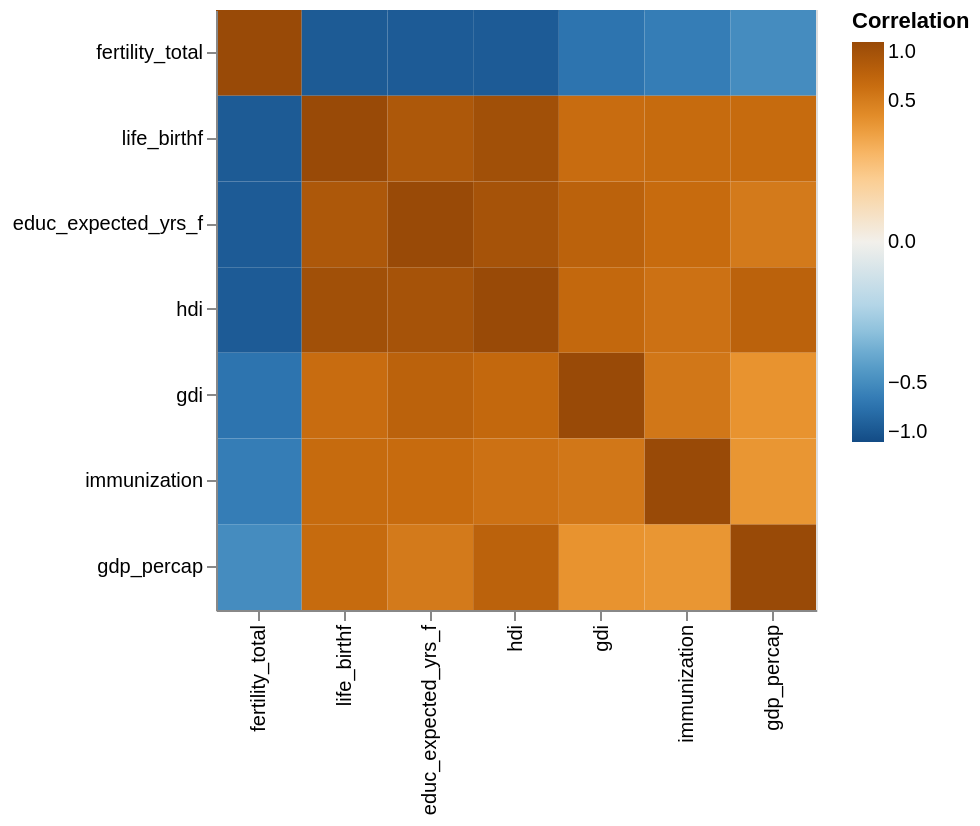

Notebook cell for this chart:
### Markdown cell above
Below, I've generated a heatmap to visualize these relationships.

### Code cell
# melt corr_mx
corr_mx_long = corr_mx.reset_index().rename(   # move index to a column 
    columns = {'index': 'row'}).melt(  # renames index to "row"
    id_vars = 'row',      
    var_name = 'col', 
    value_name = 'Correlation'      # converts wide format to long format 
) 

# construct the plot 
alt.Chart(corr_mx_long).mark_rect().encode(   # create a heatmap 
    x = alt.X('col', title = '', sort = {
        'field': 'Correlation', 'order':'ascending'}),  # create x and y axis 
    y = alt.Y('row', title = '', sort = {
        'field': 'Correlation', 'order':'ascending'}),   # sort by correlation values in ascending order  
    color = alt.Color('Correlation', 
                      scale = alt.Scale(
                          scheme = 'blueorange', 
                          domain = (-1, 1), 
                          type = 'sqrt'), 
                      legend = alt.Legend(tickCount = 5))    # define chart properties 
).properties(
    width = 300, 
    height = 300)

### Figure 1 — Vega-Lite specification as saved in the notebook (floating-point values rounded to 4 significant figures)
{"$schema": "https://vega.github.io/schema/vega-lite/v5.20.1.json", "config": {"view": {"continuousHeight": 300, "continuousWidth": 300}}, "data": {"name": "data-5c108c59fefbddd3582fa49d3b10bf9f"}, "datasets": {"data-5c108c59fefbddd3582fa49d3b10bf9f": [{"Correlation": 1, "col": "fertility_total", "row": "fertility_total"}, {"Correlation": -0.8607, "col": "fertility_total", "row": "educ_expected_yrs_f"}, {"Correlation": -0.8647, "col": "fertility_total", "row": "life_birthf"}, {"Correlation": -0.8604, "col": "fertility_total", "row": "hdi"}, {"Correlation": -0.6677, "col": "fertility_total", "row": "gdi"}, {"Correlation": -0.4938, "col": "fertility_total", "row": "gdp_percap"}, {"Correlation": -0.5996, "col": "fertility_total", "row": "immunization"}, {"Correlation": -0.8607, "col": "educ_expected_yrs_f", "row": "fertility_total"}, {"Correlation": 1, "col": "educ_expected_yrs_f", "row": "educ_expected_yrs_f"}, {"Correlation": 0.8282, "col": "educ_expected_yrs_f", "row": "life_birthf"}, {"Correlation": 0.8821, "col": "educ_expected_yrs_f", "row": "hdi"}, {"Correlation": 0.7116, "col": "educ_expected_yrs_f", "row": "gdi"}, {"Correlation": 0.5182, "col": "educ_expected_yrs_f", "row": "gdp_percap"}, {"Correlation": 0.626, "col": "educ_expected_yrs_f", "row": "immunization"}, {"Correlation": -0.8647, "col": "life_birthf", "row": "fertility_total"}, {"Correlation": 0.8282, "col": "life_birthf", "row": "educ_expected_yrs_f"}, {"Correlation": 1, "col": "life_birthf", "row": "life_birthf"}, {"Correlation": 0.9294, "col": "life_birthf", "row": "hdi"}, {"Correlation": 0.6137, "col": "life_birthf", "row": "gdi"}, {"Correlation": 0.6267, "col": "life_birthf", "row": "gdp_percap"}, {"Correlation": 0.627, "col": "life_birthf", "row": "immunization"}, {"Correlation": -0.8604, "col": "hdi", "row": "fertility_total"}, {"Correlation": 0.8821, "col": "hdi", "row": "educ_expected_yrs_f"}, {"Correlation": 0.9294, "col": "hdi", "row": "life_birthf"}, {"Correlation": 1, "col": "hdi", "row": "hdi"}, {"Correlation": 0.6525, "col": "hdi", "row": "gdi"}, {"Correlation": 0.7163, "col": "hdi", "row": "gdp_percap"}, {"Correlation": 0.5799, "col": "hdi", "row": "immunization"}, {"Correlation": -0.6677, "col": "gdi", "row": "fertility_total"}, {"Correlation": 0.7116, "col": "gdi", "row": "educ_expected_yrs_f"}, {"Correlation": 0.6137, "col": "gdi", "row": "life_birthf"}, {"Correlation": 0.6525, "col": "gdi", "row": "hdi"}, {"Correlation": 1, "col": "gdi", "row": "gdi"}, {"Correlation": 0.3626, "col": "gdi", "row": "gdp_percap"}, {"Correlation": 0.5381, "col": "gdi", "row": "immunization"}, {"Correlation": -0.4938, "col": "gdp_percap", "row": "fertility_total"}, {"Correlation": 0.5182, "col": "gdp_percap", "row": "educ_expected_yrs_f"}, {"Correlation": 0.6267, "col": "gdp_percap", "row": "life_birthf"}, {"Correlation": 0.7163, "col": "gdp_percap", "row": "hdi"}, {"Correlation": 0.3626, "col": "gdp_percap", "row": "gdi"}, {"Correlation": 1, "col": "gdp_percap", "row": "gdp_percap"}, {"Correlation": 0.3447, "col": "gdp_percap", "row": "immunization"}, {"Correlation": -0.5996, "col": "immunization", "row": "fertility_total"}, {"Correlation": 0.626, "col": "immunization", "row": "educ_expected_yrs_f"}, {"Correlation": 0.627, "col": "immunization", "row": "life_birthf"}, {"Correlation": 0.5799, "col": "immunization", "row": "hdi"}, {"Correlation": 0.5381, "col": "immunization", "row": "gdi"}, {"Correlation": 0.3447, "col": "immunization", "row": "gdp_percap"}, {"Correlation": 1, "col": "immunization", "row": "immunization"}]}, "encoding": {"color": {"field": "Correlation", "legend": {"tickCount": 5}, "scale": {"domain": [-1, 1], "scheme": "blueorange", "type": "sqrt"}, "type": "quantitative"}, "x": {"field": "col", "sort": {"field": "Correlation", "order": "ascending"}, "title": "", "type": "nominal"}, "y": {"field": "row", "sort": {"field": "Correlation", "order": "ascending"}, "title": "", "type": "nominal"}}, "height": 300, "mark": {"type": "rect"}, "width": 300}
